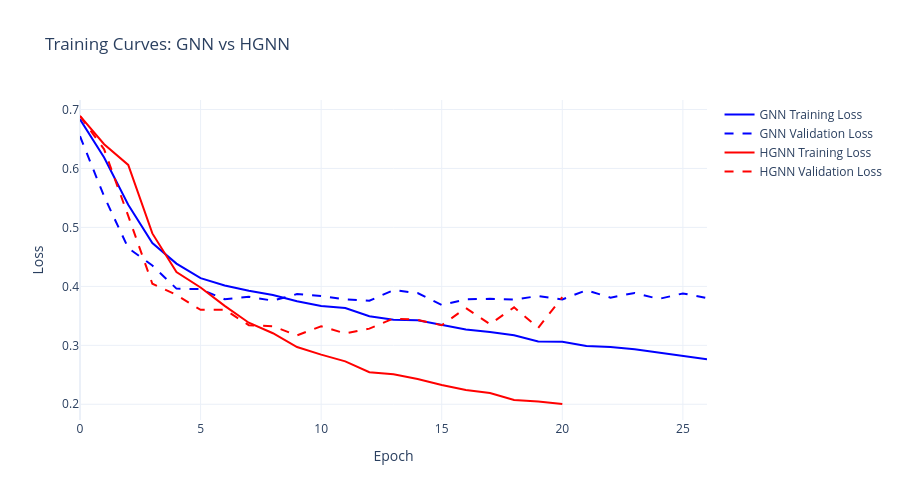
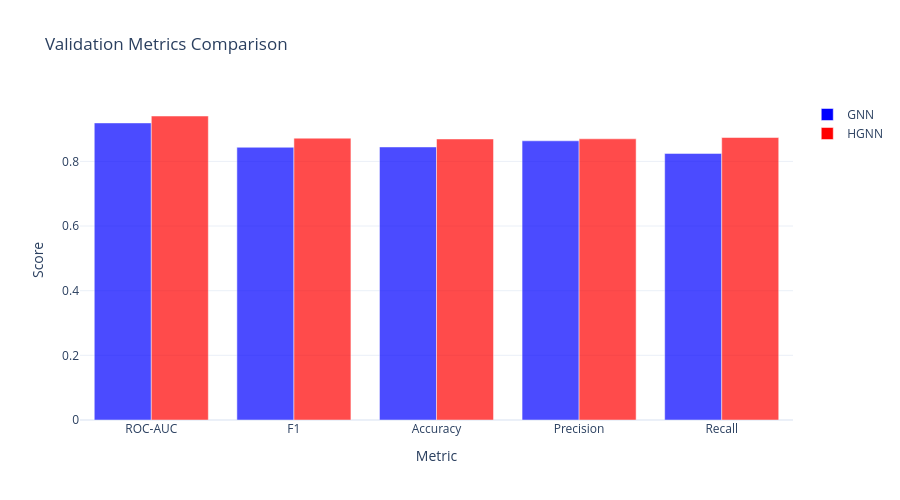

Here is the notebook cell these charts were saved with, in order:
### Code cell
# ============================================
# GNN vs HGNN Comparison
# ============================================

print("\n" + "="*100)
print("Model Comparison: GNN vs HGNN")
print("="*100 + "\n")

# Create comparison table
comparison_data = {
    "Metric": ["ROC-AUC", "F1 Score", "Accuracy", "Precision", "Recall", "MSE", "Val Loss"],
    "GNN": [
        f"{gnn_val_metrics['roc_auc']:.4f}",
        f"{gnn_val_metrics['f1']:.4f}",
        f"{gnn_val_metrics['accuracy']:.4f}",
        f"{gnn_val_metrics['precision']:.4f}",
        f"{gnn_val_metrics['recall']:.4f}",
        f"{gnn_val_metrics['mse']:.4f}",
        f"{gnn_best_val_loss:.6f}"
    ],
    "HGNN": [
        f"{hgnn_val_metrics['roc_auc']:.4f}",
        f"{hgnn_val_metrics['f1']:.4f}",
        f"{hgnn_val_metrics['accuracy']:.4f}",
        f"{hgnn_val_metrics['precision']:.4f}",
        f"{hgnn_val_metrics['recall']:.4f}",
        f"{hgnn_val_metrics['mse']:.4f}",
        f"{hgnn_best_val_loss:.6f}"
    ]
}

comparison_df = pd.DataFrame(comparison_data)
print(comparison_df.to_string(index=False))
print()

# Calculate differences
print("Difference (HGNN - GNN):")
for metric in ["roc_auc", "f1", "accuracy", "precision", "recall", "mse"]:
    diff = hgnn_val_metrics[metric] - gnn_val_metrics[metric]
    print(f"  {metric}: {diff:+.4f}")

loss_diff = hgnn_best_val_loss - gnn_best_val_loss
print(f"  val_loss: {loss_diff:+.6f}")

# Training curves comparison
fig_comparison = go.Figure()

# GNN curves
fig_comparison.add_trace(go.Scatter(
    y=gnn_history["train_loss"],
    name="GNN Training Loss",
    mode="lines",
    line=dict(color="blue", dash="solid")
))

fig_comparison.add_trace(go.Scatter(
    y=gnn_history["val_loss"],
    name="GNN Validation Loss",
    mode="lines",
    line=dict(color="blue", dash="dash")
))

# HGNN curves
fig_comparison.add_trace(go.Scatter(
    y=hgnn_history["train_loss"],
    name="HGNN Training Loss",
    mode="lines",
    line=dict(color="red", dash="solid")
))

fig_comparison.add_trace(go.Scatter(
    y=hgnn_history["val_loss"],
    name="HGNN Validation Loss",
    mode="lines",
    line=dict(color="red", dash="dash")
))

fig_comparison.update_layout(
    title="Training Curves: GNN vs HGNN",
    xaxis_title="Epoch",
    yaxis_title="Loss",
    hovermode="x unified",
    height=500,
    template="plotly_white"
)

fig_comparison.show()

# ROC-AUC comparison
fig_metrics = go.Figure()

fig_metrics.add_trace(go.Bar(
    name="GNN",
    x=["ROC-AUC", "F1", "Accuracy", "Precision", "Recall"],
    y=[
        gnn_val_metrics["roc_auc"],
        gnn_val_metrics["f1"],
        gnn_val_metrics["accuracy"],
        gnn_val_metrics["precision"],
        gnn_val_metrics["recall"]
    ],
    marker=dict(color="blue", opacity=0.7)
))

fig_metrics.add_trace(go.Bar(
    name="HGNN",
    x=["ROC-AUC", "F1", "Accuracy", "Precision", "Recall"],
    y=[
        hgnn_val_metrics["roc_auc"],
        hgnn_val_metrics["f1"],
        hgnn_val_metrics["accuracy"],
        hgnn_val_metrics["precision"],
        hgnn_val_metrics["recall"]
    ],
    marker=dict(color="red", opacity=0.7)
))

fig_metrics.update_layout(
    title="Validation Metrics Comparison",
    barmode="group",
    yaxis_title="Score",
    xaxis_title="Metric",
    height=500,
    template="plotly_white"
)

fig_metrics.show()

print("\n" + "="*100)
print("Comparison complete!")

### Figure 1 — Plotly figure (JSON) as saved in the notebook; plotly's stock layout.template omitted (floating-point values rounded to 4 significant figures)
{"data": [{"line": {"color": "blue", "dash": "solid"}, "mode": "lines", "name": "GNN Training Loss", "type": "scatter", "y": [0.6834, 0.6186, 0.5384, 0.4736, 0.4386, 0.414, 0.4016, 0.3927, 0.3853, 0.3749, 0.3668, 0.3631, 0.3492, 0.3436, 0.3424, 0.3346, 0.3268, 0.3227, 0.3171, 0.3066, 0.3059, 0.299, 0.2974, 0.2933, 0.2873, 0.2813, 0.2764]}, {"line": {"color": "blue", "dash": "dash"}, "mode": "lines", "name": "GNN Validation Loss", "type": "scatter", "y": [0.6547, 0.5527, 0.4649, 0.4354, 0.3962, 0.3953, 0.3781, 0.3823, 0.3758, 0.3869, 0.3838, 0.378, 0.3756, 0.3937, 0.3887, 0.3683, 0.3779, 0.379, 0.3777, 0.3837, 0.3778, 0.3935, 0.3809, 0.3889, 0.3787, 0.388, 0.3801]}, {"line": {"color": "red", "dash": "solid"}, "mode": "lines", "name": "HGNN Training Loss", "type": "scatter", "y": [0.689, 0.6412, 0.6061, 0.4898, 0.4244, 0.3981, 0.367, 0.3383, 0.3205, 0.2971, 0.2842, 0.2728, 0.2543, 0.251, 0.2428, 0.2327, 0.2241, 0.2191, 0.2071, 0.2046, 0.2005]}, {"line": {"color": "red", "dash": "dash"}, "mode": "lines", "name": "HGNN Validation Loss", "type": "scatter", "y": [0.689, 0.6325, 0.5195, 0.4045, 0.3855, 0.3601, 0.3605, 0.3342, 0.3324, 0.3168, 0.3324, 0.3201, 0.3283, 0.3455, 0.3432, 0.3341, 0.3633, 0.3359, 0.3644, 0.3296, 0.3816]}], "layout": {"height": 500, "hovermode": "x unified", "title": {"text": "Training Curves: GNN vs HGNN"}, "xaxis": {"title": {"text": "Epoch"}}, "yaxis": {"title": {"text": "Loss"}}}}

### Figure 2 — Plotly figure (JSON) as saved in the notebook; plotly's stock layout.template omitted (floating-point values rounded to 4 significant figures)
{"data": [{"marker": {"color": "blue", "opacity": 0.7}, "name": "GNN", "type": "bar", "x": ["ROC-AUC", "F1", "Accuracy", "Precision", "Recall"], "y": [0.9189, 0.8437, 0.8447, 0.8636, 0.8247]}, {"marker": {"color": "red", "opacity": 0.7}, "name": "HGNN", "type": "bar", "x": ["ROC-AUC", "F1", "Accuracy", "Precision", "Recall"], "y": [0.9404, 0.8718, 0.8694, 0.8698, 0.8738]}], "layout": {"barmode": "group", "height": 500, "title": {"text": "Validation Metrics Comparison"}, "xaxis": {"title": {"text": "Metric"}}, "yaxis": {"title": {"text": "Score"}}}}
